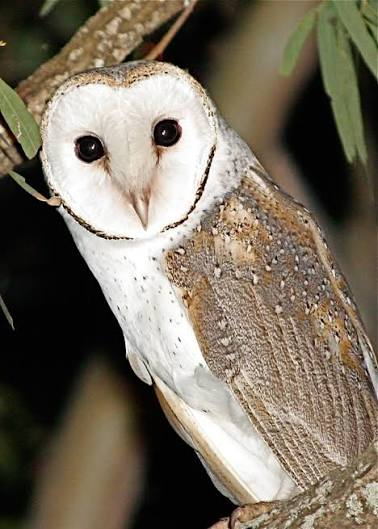
#> input picture Lechuza-0093.jpg, 378 x 529 px, found by its file name
$ python ejemplo2_esquinas.py
#> lines starting #> are read from the running program, lines starting #| are printed output that depends on the picture; after the words box and inside, x2 and y2 are one past the last pixel; in counts of white or black regions, pixels touching at a corner belong together

import cv2
import numpy as np
# =================
#Pedro Martinez 0093
# =================

# Cargar imagen
imagen = cv2.imread("Lechuza-0093.jpg")
#> imagen is the input picture: shape (529, 378, 3); mean B, G, R 94.6, 110, 119.3

# Verificar que la imagen exista
if imagen is None:
    print("Error: no se pudo cargar la imagen.")
    exit()

# Convertir a escala de grises
gris = cv2.cvtColor(imagen, cv2.COLOR_BGR2GRAY)
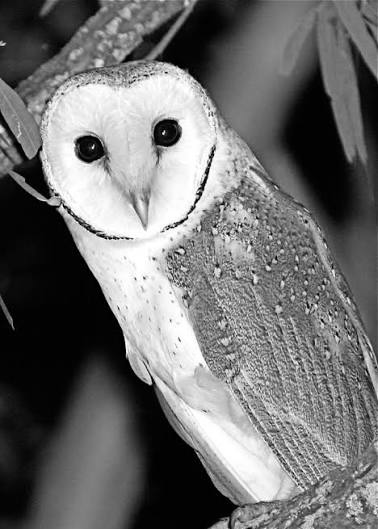
#> gris: shape (529, 378); min 0, max 255, mean 111

# Convertir a tipo float32
gris_float = np.float32(gris)

# Detectar esquinas mediante Harris
esquinas = cv2.cornerHarris(
    gris_float,
    2,
    3,
    0.04
)
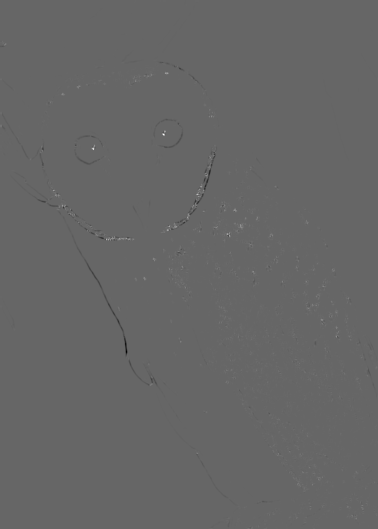
#> esquinas: shape (529, 378) float32; min -112384480, max 167045280, mean 38029.3; drawn with min black and max white

# Dilatar para hacer visibles las esquinas
esquinas = cv2.dilate(
    esquinas,
    None
)
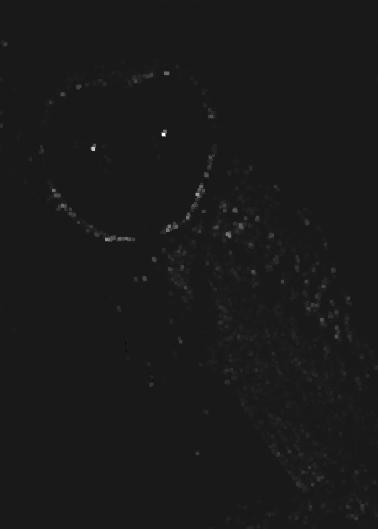
#> esquinas: shape (529, 378) float32; min -18344994, max 167045280, mean 752856.2; drawn with min black and max white

# Crear copia
resultado = imagen.copy()

# Umbral para identificar esquinas
umbral = 0.05 * esquinas.max()
#> umbral = 8352264

# Marcar esquinas
resultado[esquinas > umbral] = [0, 0, 255]
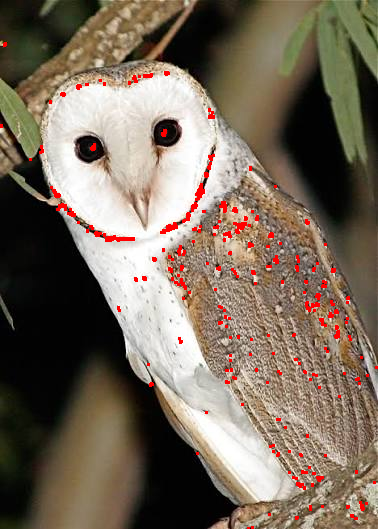
#> resultado: shape (529, 378, 3); 1.87% of pixels changed, all inside (x1, y1, x2, y2) = (0, 42, 378, 529)

# Mostrar resultados
cv2.imshow(
    "Imagen original Lechuza 0093",
    imagen
)

cv2.imshow(
    "Esquinas detectadas Lechuza 0093",
    resultado
)

# Guardar resultado
cv2.imwrite(
    "C:\IA_Gpo3-H\VA_0093\p10-lineas-borde--va-0093\resultados.jpg",
    resultado
)

# Contar esquinas aproximadas
cantidad_esquinas = np.sum(
    esquinas > umbral
)
#> cantidad_esquinas = 3730

print("Deteccion de esquinas terminada.")
print("Cantidad aproximada de puntos detectados:",
      cantidad_esquinas)
#| Cantidad aproximada de puntos detectados: 3730

print("Resultado guardado en:")
print("C:\IA_Gpo3-H\VA_0093\p10-lineas-borde--va-0093\resultados.jpg")

# Esperar una tecla
cv2.waitKey(0)

# Cerrar ventanas
cv2.destroyAllWindows()
#Pedro Martinez 0093
print("Pedro Martinez 0093")
